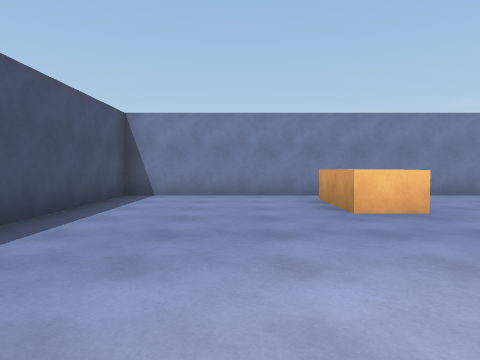
view 1 (above)

19 first-person views from a walk through a scene from a Unity 3-D project. The camera is 1.2 m above the floor, tilts 2° down and sees 70° across. The floor is counted in squares, 2 m on a side. Each view is taken from the middle of a square. On the plan, view 1 faces up. The plan holds only what a view shows up to about 10 squares ahead; the rest is blank. The player character is not drawn.

view 2
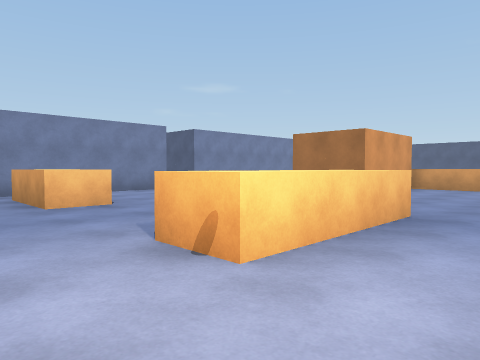

view 3
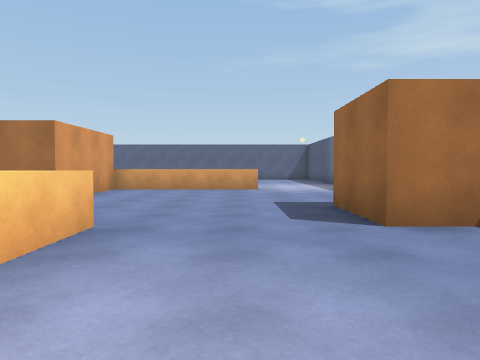

view 4
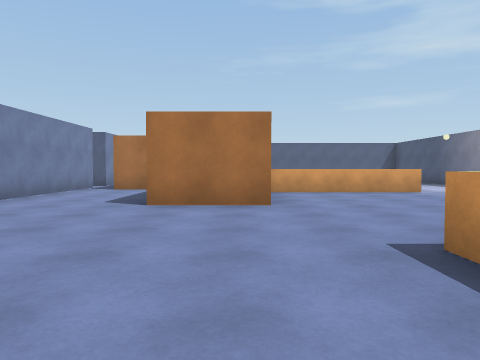

view 5
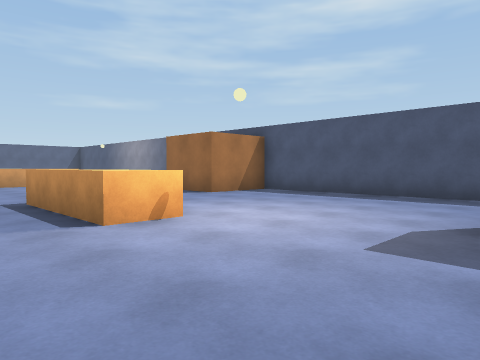

view 6
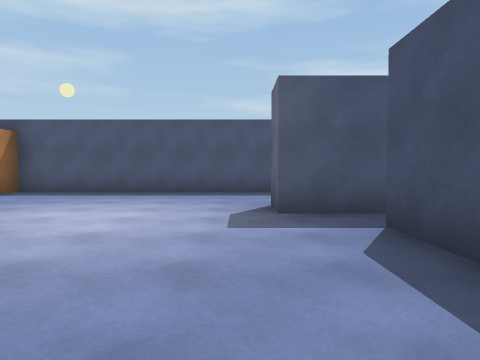

view 7
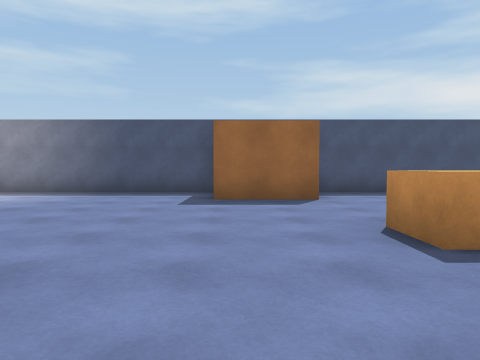

view 8
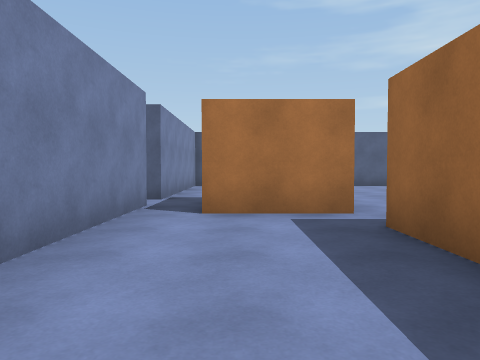

view 9
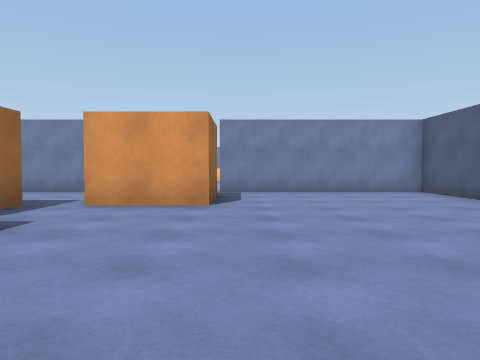

view 10
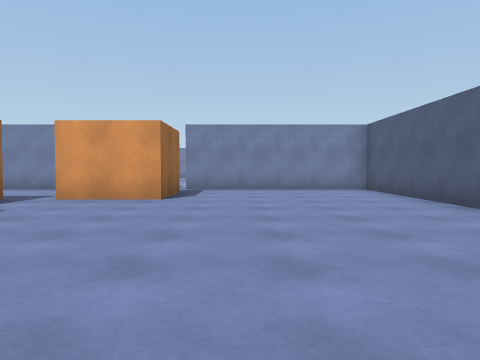

view 11
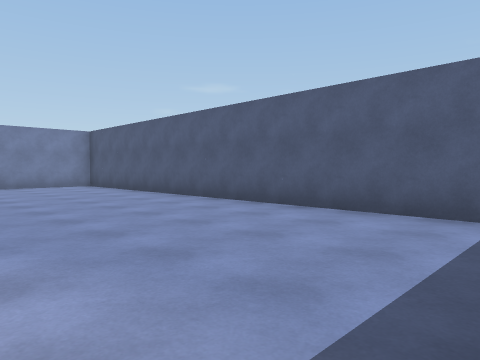

view 12
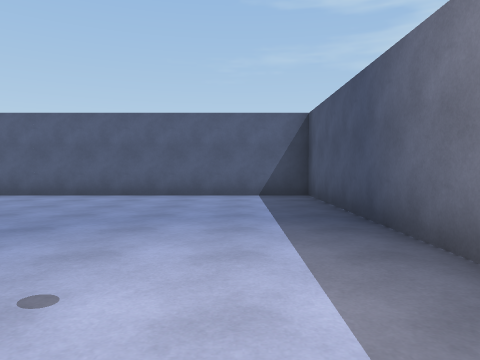

view 13
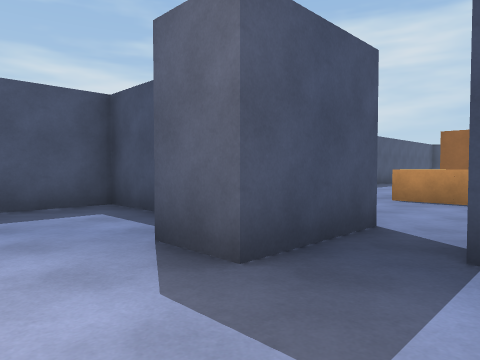

view 14
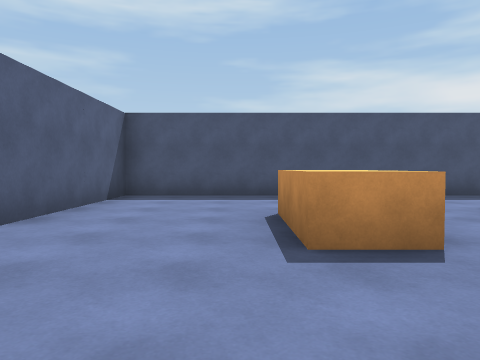

view 15
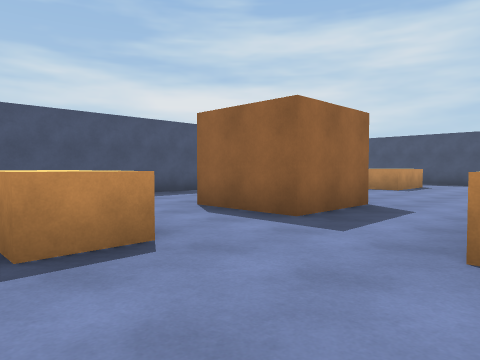

view 16
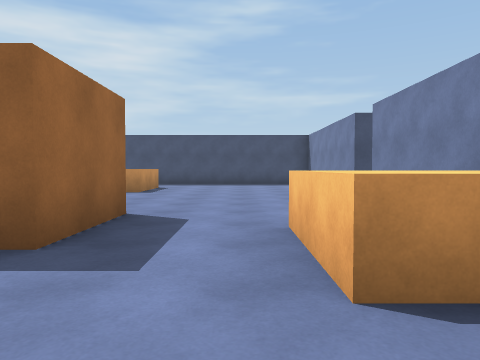

view 17
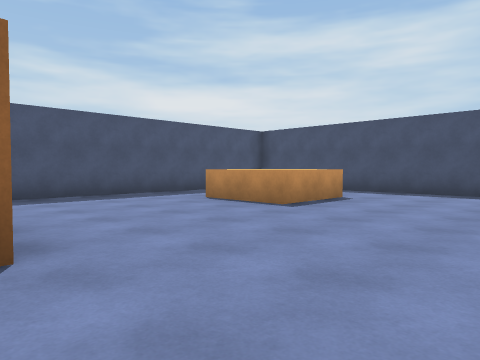

view 18
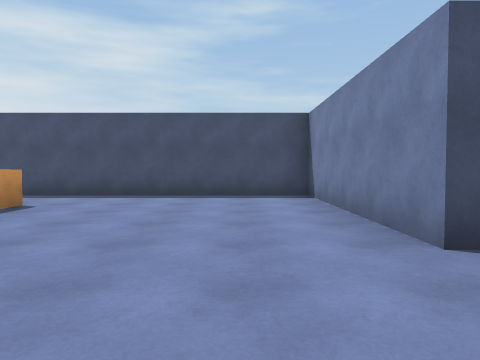

view 19
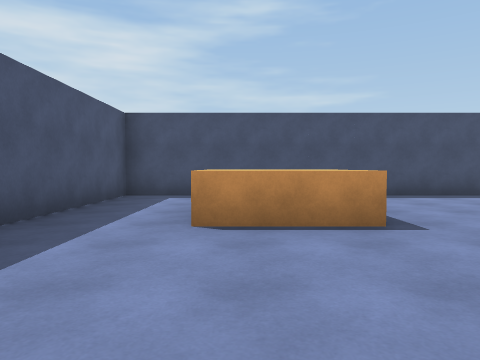

### Floor plan
Ten units are one square. View 1 is at (0, 0); x grows to the right and y downward. Boxes are objects, and circles mark ways between rooms. Rooms are numbered by the first view taken in them; rooms with no view inside come last. Other rooms are left out.
<svg viewBox="-200 -85 390 135">
<path fill="none" stroke="#000" d="M105 -25 75 -25 75 -45M45 -5 15 -5 15 -15 45 -15 45 -5M91 -45 105 -45 105 -39M66 45 185 45 185 -75 135 -75M55 -75 -25 -75 -25 -35M135 -65 135 -45 115 -45 115 -65M125 -75 84 -75M-25 -19 -25 -5M-25 31 -25 45 45 45 45 25 65 25M-35 5 -15 5 -15 15M-116 -5 -95 -5 -95 15M-85 -31 -85 -25 -105 -25M-105 -45 -135 -45M-145 -45 -195 -45 -195 45 -35 45 -35 5M-175 5 -155 5 -155 25"/>
<rect x="15" y="-55" width="10" height="10" fill="#bbb"><title>other object</title></rect>
<rect x="15" y="-65" width="10" height="10" fill="#bbb"><title>other object</title></rect>
<rect x="95" y="-25" width="20" height="10" fill="#bbb"><title>other object</title></rect>
<rect x="105" y="5" width="10" height="10" fill="#bbb"><title>other object</title></rect>
<rect x="105" y="-5" width="10" height="10" fill="#bbb"><title>other object</title></rect>
<rect x="105" y="-15" width="10" height="10" fill="#bbb"><title>other object</title></rect>
<rect x="-75" y="5" width="10" height="10" fill="#bbb"><title>other object</title></rect>
<rect x="-75" y="-5" width="10" height="10" fill="#bbb"><title>other object</title></rect>
<circle cx="-30" cy="0" r="3" fill="#2a7"/>
<text x="80" y="-10">1</text>
<text x="-120" y="0">2</text>
</svg>
Room 1 opens to room 2.

Where each view was taken, in squares from view 1:
view 1: 0 up, 0 right, facing up
view 2: 1 down, 0 right, facing up-right
view 3: 1 down, 1 right, facing right
view 4: 3 up, 2 right, facing right
view 5: 3 up, 2 left, facing down-right
view 6: 4 up, 1 left, facing down
view 7: 4 up, 6 right, facing down
view 8: 6 up, 7 right, facing right
view 9: 1 down, 14 right, facing up
view 10: 2 down, 15 right, facing up
view 11: 4 down, 14 right, facing up-right
view 12: 3 down, 11 right, facing right
view 13: 1 up, 0 right, facing down-left
view 14: 3 up, 6 left, facing down
view 15: 3 up, 6 left, facing down-left
view 16: 2 up, 7 left, facing left
view 17: 3 up, 11 left, facing down-left
view 18: 3 up, 12 left, facing left
view 19: 2 down, 12 left, facing left
